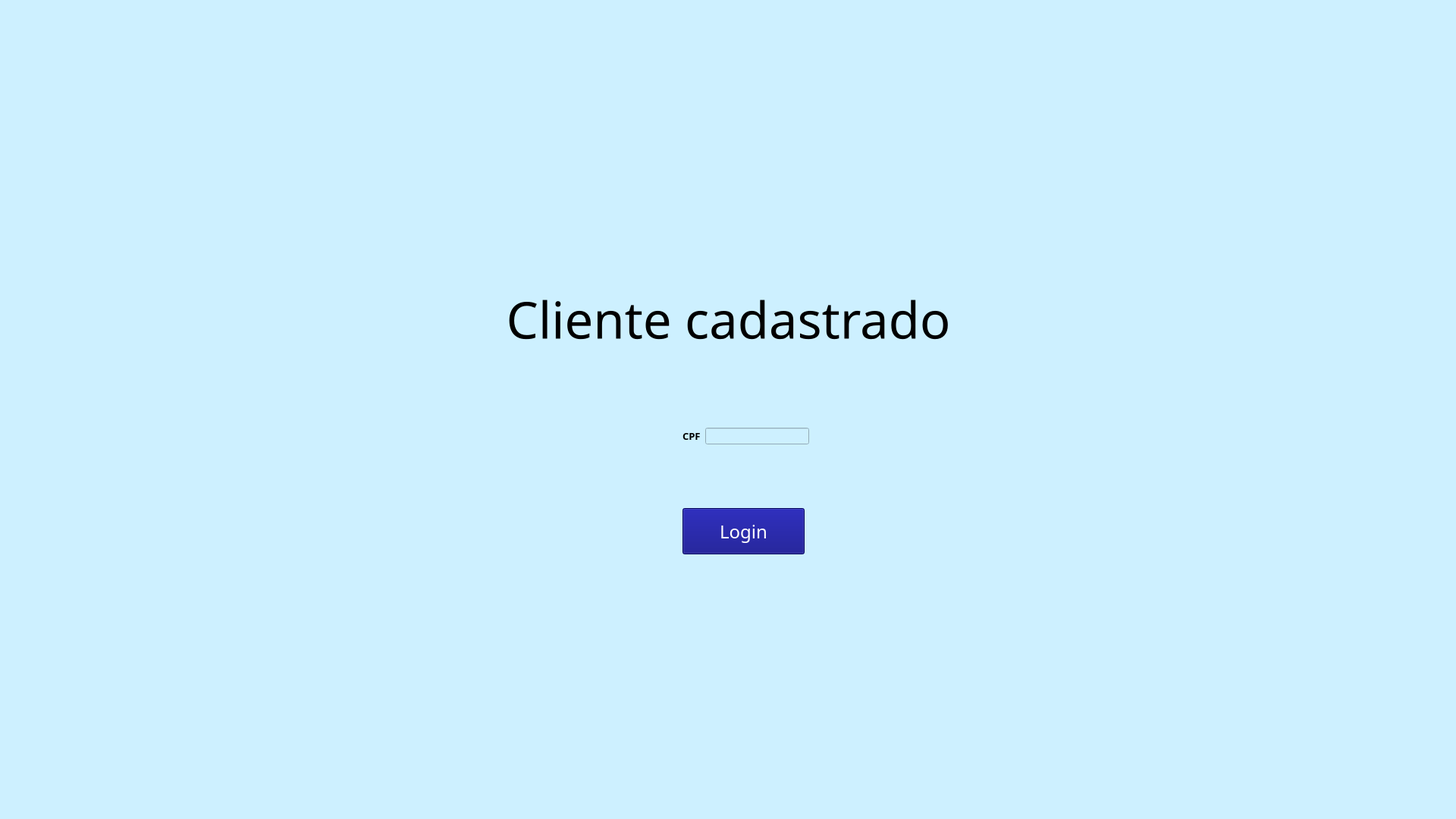
<?xml version="1.0" encoding="UTF-8"?>
<ui version="4.0">
 <class>MainWindow</class>
 <widget class="QMainWindow" name="MainWindow">
  <property name="geometry">
   <rect>
    <x>0</x>
    <y>0</y>
    <width>1920</width>
    <height>1080</height>
   </rect>
  </property>
  <property name="acceptDrops">
   <bool>false</bool>
  </property>
  <property name="windowTitle">
   <string>Kitton Informatica</string>
  </property>
  <property name="windowIcon">
   <iconset>
    <normaloff>../../../Downloads/K-removebg-preview (1).png</normaloff>../../../Downloads/K-removebg-preview (1).png</iconset>
  </property>
  <property name="autoFillBackground">
   <bool>false</bool>
  </property>
  <property name="styleSheet">
   <string notr="true">background-color: rgb(205,240,255);</string>
  </property>
  <widget class="QWidget" name="centralwidget">
   <widget class="QLabel" name="label_7">
    <property name="geometry">
     <rect>
      <x>600</x>
      <y>370</y>
      <width>721</width>
      <height>101</height>
     </rect>
    </property>
    <property name="font">
     <font>
      <family>Segoe Print</family>
      <pointsize>50</pointsize>
     </font>
    </property>
    <property name="text">
     <string>Cliente cadastrado</string>
    </property>
    <property name="alignment">
     <set>Qt::AlignCenter</set>
    </property>
   </widget>
   <widget class="QPushButton" name="pushButton">
    <property name="geometry">
     <rect>
      <x>900</x>
      <y>670</y>
      <width>161</width>
      <height>61</height>
     </rect>
    </property>
    <property name="font">
     <font>
      <family>Segoe Print</family>
      <pointsize>18</pointsize>
     </font>
    </property>
    <property name="cursor">
     <cursorShape>PointingHandCursor</cursorShape>
    </property>
    <property name="styleSheet">
     <string notr="true">QPushButton{
background-color: rgb(0, 0, 127);
	color: rgb(255, 255, 255);
}
QPushButton:hover
{
   background-color:white;
	color: rgb(0, 0, 0);
}</string>
    </property>
    <property name="text">
     <string>Login</string>
    </property>
   </widget>
   <widget class="QWidget" name="">
    <property name="geometry">
     <rect>
      <x>900</x>
      <y>550</y>
      <width>167</width>
      <height>51</height>
     </rect>
    </property>
    <layout class="QGridLayout" name="gridLayout">
     <item row="0" column="0">
      <widget class="QLabel" name="label">
       <property name="font">
        <font>
         <family>Segoe Print</family>
         <pointsize>10</pointsize>
         <weight>75</weight>
         <bold>true</bold>
        </font>
       </property>
       <property name="text">
        <string>CPF</string>
       </property>
      </widget>
     </item>
     <item row="0" column="1">
      <widget class="QLineEdit" name="lineEdit">
       <property name="echoMode">
        <enum>QLineEdit::Normal</enum>
       </property>
       <property name="alignment">
        <set>Qt::AlignCenter</set>
       </property>
      </widget>
     </item>
    </layout>
   </widget>
  </widget>
 </widget>
 <resources/>
 <connections/>
</ui>
